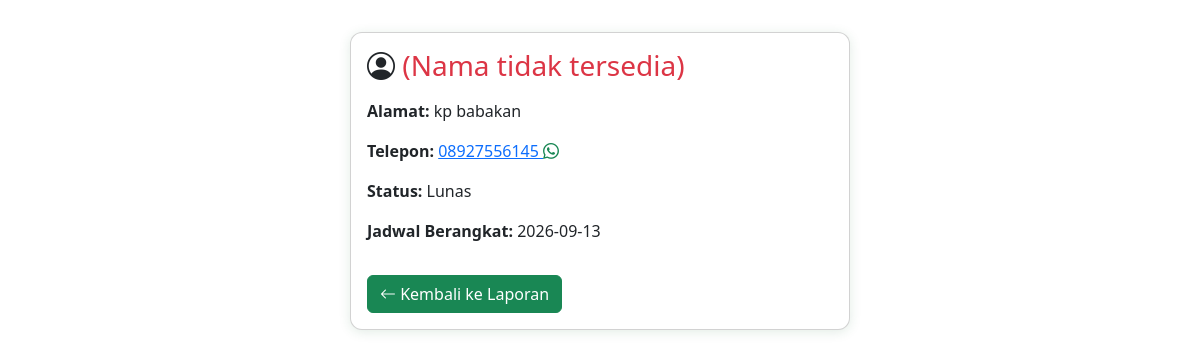
The page /contern/jamaahHaji/detailJamaah.php?id=30 on the database as committed earlier.
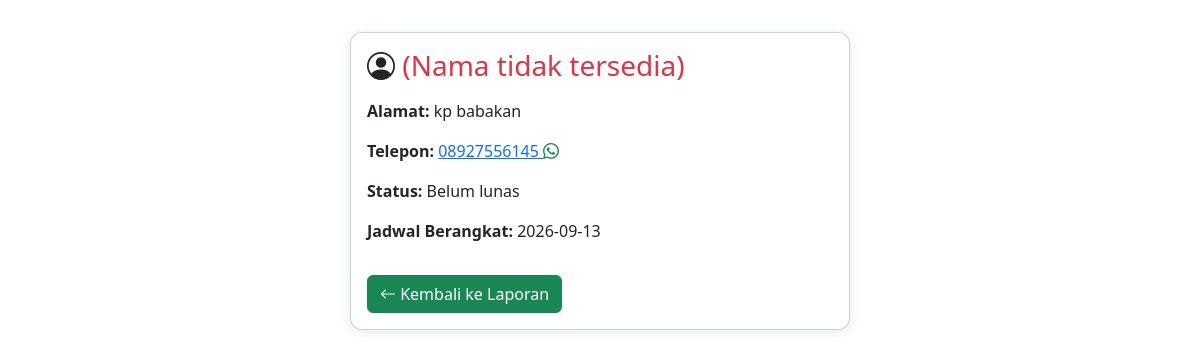
The same page on the database as committed later.
### tables this page shows
CREATE TABLE `jamaah_haji` (
  `id` int NOT NULL,
  `foto` varchar(100) NOT NULL,
  `nik` varchar(20) NOT NULL,
  `no_porsi` varchar(30) NOT NULL,
  `nama_lengkap` varchar(100) NOT NULL,
  `jenis_kelamin` varchar(20) DEFAULT NULL,
  `tanggal_lahir` date NOT NULL,
  `alamat` varchar(200) DEFAULT NULL,
  `telepon` varchar(30) DEFAULT NULL,
  `no_paspor` varchar(20) DEFAULT NULL,
  `golongan_darah` varchar(5) DEFAULT NULL,
  `penyakit_bawaan` varchar(100) DEFAULT NULL,
  `jadwal_berangkat` date DEFAULT NULL,
  `status` varchar(250) NOT NULL,
  `data_pulang` date DEFAULT NULL,
  `id_pembimbing` int DEFAULT NULL
);

### contern/jamaahHaji/detailJamaah.php (the view, shortened to what this page needs)
<?php
include $_SERVER['DOCUMENT_ROOT'] . '/jamaah_haji/backend/database.php';
$id = intval($_GET['id']);
$query = $conn->query("SELECT * FROM jamaah_haji WHERE id = $id");
$row = $query->fetch_assoc();
?>
<!DOCTYPE html>
<html lang="id">
<head>
    <link rel="stylesheet" href="../../jamaahHaji/index.css">
    <link rel="stylesheet" href="https://cdn.jsdelivr.net/npm/bootstrap@5.3.7/dist/css/bootstrap.min.css" />
    <link rel="stylesheet" href="https://cdn.jsdelivr.net/npm/bootstrap-icons@1.13.1/font/bootstrap-icons.min.css" />
</head>
<body>
    <div class="container mt-4">
        <div class="card detail-card">
            <div class="card-body">
                <h3 class="card-title mb-3"><i class="bi bi-person-circle"></i> <?= !empty($row['nama']) ? htmlspecialchars($row['nama']) : '<span class="text-danger">(Nama tidak tersedia)</span>' ?> </h3>
                <p><strong>Alamat:</strong> <?= isset($row['alamat']) ? htmlspecialchars($row['alamat']) : '<span class="text-danger">(Alamat tidak tersedia)</span>' ?></p>
                <p><strong>Telepon:</strong> <a href="javascript:void(0)" onclick="sendWhatsAppWithPDF('<?= preg_replace('/[^0-9]/', '', $row['telepon'] ?? '') ?>', '<?= addslashes($row['nama'] ?? '') ?>', '<?= $id ?>', '<?= date('Y', strtotime($row['jadwal_berangkat'] ?? '')) ?>')" title="Kirim PDF via WhatsApp"><?= isset($row['telepon']) ? htmlspecialchars($row['telepon']) : '<span class="text-danger">(Telepon tidak tersedia)</span>' ?> <i class="bi bi-whatsapp text-success"></i></a></p>
                <p><strong>Status:</strong> <?= isset($row['status']) ? htmlspecialchars($row['status']) : '<span class="text-danger">(Status tidak tersedia)</span>' ?></p>
                <p><strong>Jadwal Berangkat:</strong> <?= isset($row['jadwal_berangkat']) ? htmlspecialchars($row['jadwal_berangkat']) : '<span class="text-danger">(Jadwal tidak tersedia)</span>' ?></p>
                <a href="laporan.php?tahun=<?= isset($row['jadwal_berangkat']) ? date('Y', strtotime($row['jadwal_berangkat'])) : '' ?>" class="btn btn-success mt-3"><i class="bi bi-arrow-left"></i> Kembali ke Laporan</a>
            </div>
        </div>
  </div>
</body>
</html>

Rows that differ between the two databases and show on the page:
changed jamaah_haji "kp babakan": status "Lunas" → "Belum lunas"
